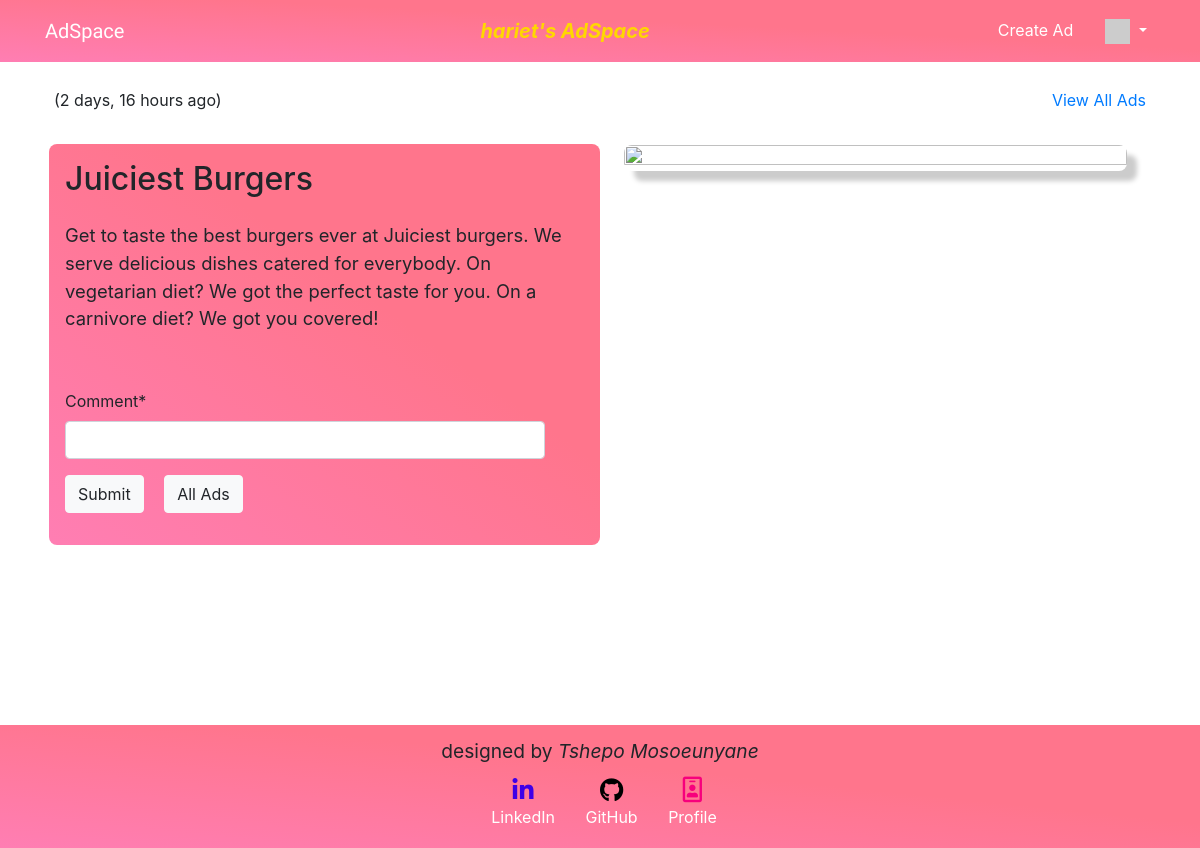
The app's page /ad/18 (signed in) with its own data.
### ads/models.py (models this page shows, shortened)
class Ad(models.Model) :
    title = models.CharField(
            max_length=200,
            validators=[MinLengthValidator(2, "Title must be greater than 2 characters")]
    )
    price = models.DecimalField(max_digits=7, decimal_places=2, null=True)
    text = models.TextField()
    owner = models.ForeignKey(settings.AUTH_USER_MODEL, on_delete=models.CASCADE)
    favorites = models.ManyToManyField(settings.AUTH_USER_MODEL,
        through='Fav', related_name='favorite_ads')
    created_at = models.DateTimeField(auto_now_add=True)
    updated_at = models.DateTimeField(auto_now=True)
    picture = models.BinaryField(null=True, editable=True)
    content_type = models.CharField(max_length=256, null=True, help_text='The MIMEType of the file')

### ads/views.py (the view)
# urls.py: path('ad/<int:pk>', views.AdDetailView.as_view(), name='ad_detail'),
class AdDetailView(OwnerDetailView):
    model = Ad
    template_name = "ads/ad_detail.html"
    def get(self, request, pk) :
        ad = Ad.objects.get(id=pk)
        comments = Comment.objects.filter(ad=ad).order_by('-updated_at')
        comment_form = CommentForm()
        context = { 'ad' : ad, 'comments': comments, 'comment_form': comment_form }
        return render(request, self.template_name, context)

### ads/forms.py
class CommentForm(forms.Form):
    comment = forms.CharField(required=True, max_length=500, min_length=3, strip=True)

### home/context_processors.py (called while the page is built)
def settings(request):
    return {
        'settings': django_settings,
    }

### home/templatetags/app_tags.py (called while the page is built)
@register.filter(name='gravatar')
def gravatar(user, size=35):
    email = str(user.email.strip().lower()).encode('utf-8')
    email_hash = md5(email).hexdigest()
    url = "//www.gravatar.com/avatar/{0}?s={1}&d=identicon&r=PG"
    return url.format(email_hash, size)

### ads/templates/ads/ad_detail.html (shortened to what this page needs)
{% extends "base_menu.html" %}
{% load humanize %}
{% block content %}
  <div class="container mt-5 pt-4">
    <div class="row my-1 my-md-3 px-4">
      <p style="margin-bottom: 1em; text-align: end;">
        ({{ ad.updated_at|naturaltime }})
      </p>
      <p class="ml-auto">
        <a href="{% url 'ads:all' %}">View All Ads</a>
      </p>
    </div>
    <div class="row align-items-start mx-1">
      <div class="col-12 col-md-6 mb-4 px-0 px-md-4 order-md-1">
        {% if ad.content_type %}
          <img src="{% url 'ads:ad_picture' ad.id %}" class="ad-details-img">
        {% endif %}
      </div>
      <div class="ad-details col-12 col-md-6 order-md-0">
        <h1 style="margin-bottom: 0.75em;">{{ ad.title }}</h1>
        <p style="font-size: 1.15em;">
          {{ ad.text }}
        </p>
        {% if user.is_authenticated %}
          <br clear="all" />
          <p>
            {% load crispy_forms_tags %}
            <form method="post" action="{% url 'ads:ad_comment_create' ad.id %}">
              {{ comment_form|crispy }}
              <input class="btn btn-light" type="submit" value="Submit" style="margin-right: 1em;">
              <input class="btn btn-light" type="submit" value="All Ads" onclick="window.location.href='{% url 'ads:all' %}';return false;">
            </form>
          </p>
        {% endif %}
      </div>
    </div>
  </div>
{% endblock %}

### home/templates/base_menu.html (shortened to what this page needs)
{% extends "base_bootstrap.html" %}
{% block navbar %}
  {% load app_tags %}
  <nav class="navbar fixed-top navbar-expand-lg">
    <div class="container">
      <div class="navbar-header">
        <a class="navbar-brand" href="{% url 'ads:all' %}">{{ settings.APP_NAME }}</a>
      </div>
      {% if user.is_authenticated %}
        <div class="navbar-text d-none d-sm-block ml-auto">{{request.user.username}}'s AdSpace</div>
      {% endif %}
      <ul class="navbar-nav flex-row ml-auto">
        {% if user.is_authenticated %}
        <li class="nav-item mr-3">
          <a class="nav-link" href="{% url 'ads:ad_create' %}">Create Ad</a>
        </li>
        <li class="nav-item dropdown">
          <a class="nav-link dropdown-toggle" href="#" id="navbarDropdown" role="button" data-toggle="dropdown" aria-haspopup="true" aria-expanded="false">
            <img style="width: 25px;" src="{{ user|gravatar:60 }}" /><b class="caret"></b>
          </a>
        </li>
        {% endif %}
      </ul>
    </div>
  </nav>
{% endblock %}
{% block footer %}
  <div class="footer">
    <p class="mb-1" style="font-size: 1.2em;">designed by <em>Tshepo Mosoeunyane</em></p>
    <div class="text-center py-0">
      <a class="btn btn-social-icon btn-linkedin ml-2" href="https://www.linkedin.com/in/tshepo-mosoeunyane" rel="noreferrer" target="_blank">
        <i class="fa fa-linkedin text-reset" style="font-size: 1.5em; color: rgb(62, 0, 231);"></i> <br>
        <span>LinkedIn</span>
      </a>
      <a class="btn btn-social-icon btn-github" href="https://github.com/Lemour-sudo" rel="noreferrer" target="_blank">
        <i class="fa fa-github" style="font-size: 1.5em; color: black;"></i> <br>
        <span>GitHub</span>
      </a>
      <a class="btn btn-social-icon" href="#" rel="noreferrer" target="_blank">
        <i class="fa fa-id-badge" style="font-size: 1.6em; color: rgb(247, 0, 124);"></i> <br>
        <span>Profile</span>
      </a>
    </div>
  </div>
{% endblock %}

### home/static/css/styles.css (style rules this page uses)
:root { --passionate-bed-gradient: linear-gradient(to bottom left, #ff758c 40%, #ff7eb3 100%); }
html { height: 100%; }
body { position: relative; min-height: 100%; padding-bottom: 9rem; }
input, textarea { max-width: 30em; }
.navbar { color: white; background: var(--passionate-bed-gradient); }
.navbar-brand { font-family: 'Inknut Antiqua'; }
.navbar a { color: white; }
.navbar-text { font-size: 1.25em; font-style: italic; font-weight: bold; color: gold; }
.footer { position: absolute; bottom: 0; width: 100%; padding: 0.75em 0; text-align: center; background: var(--passionate-bed-gradient); }
.footer span { color: white; }
.ad-details { padding: 1em; border-radius: 0.5em; background: var(--passionate-bed-gradient); }
.ad-details h1 { font-size: 2em; }
.ad-details p { font-size: 1em; }
.ad-details-img { height: 100%; width: 100%; border-radius: 0.5em; box-shadow: 10px 10px 5px #ccc; }

### records on screen
Ad: updated_at "2 days, 16 hours ago", title "Juiciest Burgers", text "Get to taste the best burgers ever at Juiciest burgers. We serve delicious dishes catered for everybody. On vegetarian diet? We got the perfect taste for you. On a carnivore diet? We got you covered!"

### other values on screen
{{ settings.APP_NAME }} "AdSpace"
{{ request.user.username }} "hariet"
